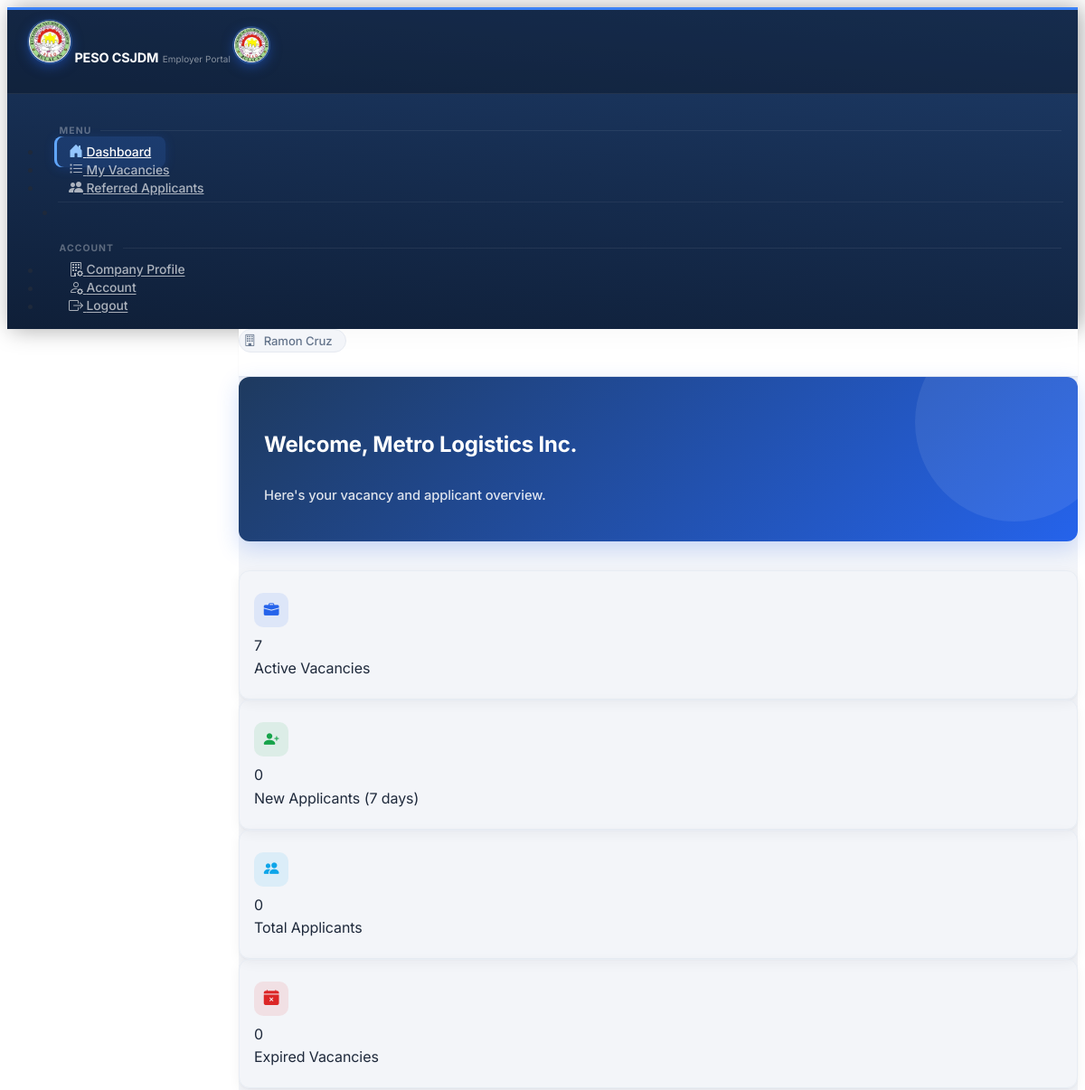
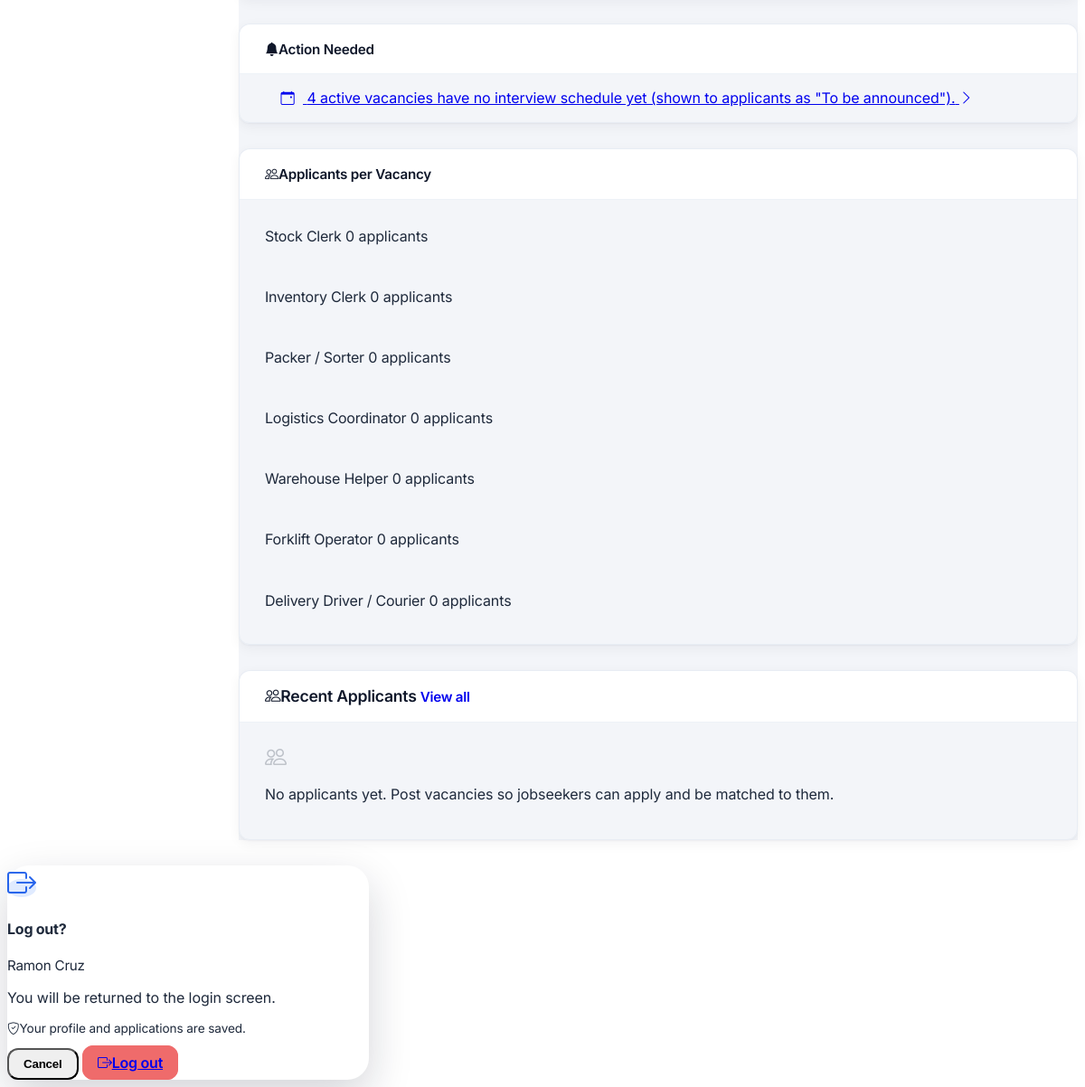
/employer/dashboard (signed in), run on the app's committed database (2 pictures, top to bottom).
### tables this page shows
CREATE TABLE employers (
            employer_id             INTEGER  PRIMARY KEY AUTOINCREMENT,
            user_id        INTEGER  UNIQUE NOT NULL,
            company_name   TEXT     NOT NULL,
            contact_person TEXT     NOT NULL,
            phone          TEXT,
            address        TEXT,
            is_approved    INTEGER  DEFAULT 0,
            created_at     DATETIME DEFAULT CURRENT_TIMESTAMP, tin TEXT, trade_name TEXT, location_type TEXT, employer_sector TEXT, employer_type TEXT, total_workforce TEXT, line_of_business TEXT, address_line TEXT, barangay TEXT, city TEXT, province TEXT, position TEXT, telephone TEXT, mobile TEXT, fax TEXT, profile_email TEXT, certified INTEGER DEFAULT 0, certified_at DATETIME, profile_completed INTEGER DEFAULT 0, approval_requested INTEGER DEFAULT 0,
            FOREIGN KEY (user_id) REFERENCES users(user_id)
        );

CREATE TABLE job_vacancies (
            vacancy_id                   INTEGER  PRIMARY KEY AUTOINCREMENT,
            employer_name        TEXT     NOT NULL,
            job_title            TEXT     NOT NULL,
            occupational_category TEXT    NOT NULL,
            is_local             INTEGER  DEFAULT 1,
            is_active            INTEGER  DEFAULT 1,
            created_at           DATETIME DEFAULT CURRENT_TIMESTAMP
        , employer_id INTEGER REFERENCES users(user_id), application_deadline DATE, req_gender TEXT DEFAULT 'Any', req_age_min INTEGER, req_age_max INTEGER, req_education TEXT, req_documents TEXT, req_experience_months INTEGER, salary_min INTEGER, salary_max INTEGER, salary_period TEXT, job_location TEXT, req_skills TEXT, requirements_deadline DATE, interview_date DATE, interview_time TEXT, interview_date_end DATE, interview_time_end TEXT, location_type TEXT, venue_address TEXT, max_applicants INTEGER);

### app.py (the view)
@app.route('/employer/dashboard')
@employer_required
def employer_dashboard():
    emp = _get_my_employer()
    if not emp or not emp['is_approved']:
        return redirect(url_for('employer_profile'))
    db  = get_db()
    uid = session['user_id']
    active_vac = db.execute(
        f'SELECT COUNT(*) FROM job_vacancies WHERE employer_id=? AND {OPEN_VACANCY_SQL}', (uid,)
    ).fetchone()[0]
    expired_vac = db.execute(
        f'SELECT COUNT(*) FROM job_vacancies WHERE employer_id=? AND is_active=1 AND {EXPIRED_SQL}', (uid,)
    ).fetchone()[0]
    total_referred = db.execute(
        'SELECT COUNT(*) FROM referrals r JOIN job_vacancies jv ON r.vacancy_id=jv.vacancy_id '
        "WHERE jv.employer_id=? AND r.status!='cancelled'", (uid,)
    ).fetchone()[0]
    new_this_week = db.execute(
        'SELECT COUNT(*) FROM referrals r JOIN job_vacancies jv ON r.vacancy_id=jv.vacancy_id '
        "WHERE jv.employer_id=? AND r.status!='cancelled' "
        "AND date(r.referred_at) >= date('now','+8 hours','-7 days')", (uid,)
    ).fetchone()[0]
    recent_referrals = db.execute('''
        SELECT r.referral_id, r.status, r.referred_at, r.suitability_score,
               a.first_name, a.last_name, jv.job_title
        FROM referrals r
        JOIN applicants a ON r.applicant_id=a.applicant_id
        JOIN job_vacancies jv ON r.vacancy_id=jv.vacancy_id
        WHERE jv.employer_id=?
        ORDER BY r.referred_at DESC LIMIT 5
    ''', (uid,)).fetchall()
    expiring_soon = db.execute('''
        SELECT jv.vacancy_id, jv.job_title, jv.application_deadline
        FROM job_vacancies jv
        WHERE jv.employer_id=? AND jv.is_active=1
          AND jv.application_deadline = date('now','+8 hours','+1 day')
        ORDER BY jv.job_title
    ''', (uid,)).fetchall()
    today = _today_ph()
    open_vacs = []
    for v in db.execute(
        "SELECT jv.*, (SELECT COUNT(*) FROM referrals r WHERE r.vacancy_id=jv.vacancy_id AND r.status != 'cancelled') AS applicants "
        f"FROM job_vacancies jv WHERE jv.employer_id=? AND {OPEN_VACANCY_SQL} "
        "ORDER BY jv.created_at DESC", (uid,)).fetchall():
        v = dict(v)
        v['interview'] = interview_text(v)
        last_day = v['interview_date_end'] or v['interview_date']
        v['interview_upcoming'] = bool(last_day and last_day >= today)
        open_vacs.append(v)
    upcoming = sorted([v for v in open_vacs if v['interview_upcoming']], key=lambda v: v['interview_date'])
    actions = []
    if expiring_soon:
        n = len(expiring_soon)
        actions.append(dict(icon='bi-hourglass-split', tone='warning', url=url_for('employer_vacancies'),
                            text=f"{n} vacanc{'y expires' if n == 1 else 'ies expire'} tomorrow. Extend the deadline if you still need applicants."))
    if new_this_week:
        actions.append(dict(icon='bi-person-plus-fill', tone='primary', url=url_for('employer_referred'),
                            text=f"{new_this_week} new applicant{'' if new_this_week == 1 else 's'} in the last 7 days to review."))
    no_sched = [v for v in open_vacs if not v['interview_date']]
    if no_sched:
        n = len(no_sched)
        actions.append(dict(icon='bi-calendar-event', tone='secondary', url=url_for('employer_vacancies'),
                            text=f"{n} active vacanc{'y has' if n == 1 else 'ies have'} no interview schedule yet (shown to applicants as \"To be announced\")."))
    return render_template('employer/dashboard.html', emp=emp,
                           active_vac=active_vac, expired_vac=expired_vac,
                           total_referred=total_referred, new_this_week=new_this_week,
                           recent_referrals=recent_referrals, expiring_soon=expiring_soon,
                           open_vacs=open_vacs, upcoming=upcoming, actions=actions)

### app.py (called while the page is built)
def get_db():
    if 'db' not in g:
        g.db = sqlite3.connect(DATABASE)
        g.db.row_factory = sqlite3.Row
        g.db.execute('PRAGMA foreign_keys = ON')
    return g.db

def _g(v, key):
    try:
        return v[key]
    except (KeyError, IndexError, TypeError):
        return None

def interview_text(v):
    def fmt_d(dt, year=True):
        return dt.strftime('%b %d, %Y' if year else '%b %d').replace(' 0', ' ')
    def fmt_t(x):
        return datetime.strptime(x, '%H:%M').strftime('%I:%M %p').lstrip('0')
    d1, d2 = _g(v, 'interview_date'), _g(v, 'interview_date_end')
    if not d1:
        return ''
    try:
        a1 = datetime.strptime(d1, '%Y-%m-%d')
        if d2 and d2 != d1:
            a2 = datetime.strptime(d2, '%Y-%m-%d')
            out = f"{fmt_d(a1, a1.year != a2.year)} \u2013 {fmt_d(a2)}"
        else:
            out = fmt_d(a1)
        t1, t2 = _g(v, 'interview_time'), _g(v, 'interview_time_end')
        if t1 and t2:
            out += f' \u00b7 {fmt_t(t1)} \u2013 {fmt_t(t2)}'
        elif t1:
            out += f' \u00b7 {fmt_t(t1)}'
    except ValueError:
        return ''
    return out

@app.before_request
def drop_stale_session():
    if 'user_id' in session and not (request.endpoint or '').startswith('static'):
        row = get_db().execute('SELECT is_active FROM users WHERE user_id=?', (session['user_id'],)).fetchone()
        if row is None or row['is_active'] == 0:
            session.clear()

@app.before_request
def csrf_same_origin_guard():
    if request.method in ('POST', 'PUT', 'PATCH', 'DELETE'):
        src = request.headers.get('Origin') or request.headers.get('Referer')
        if src:
            from urllib.parse import urlparse
            if urlparse(src).netloc != request.host:
                abort(403)

@app.after_request
def security_headers(resp):
    resp.headers.setdefault('X-Content-Type-Options', 'nosniff')
    resp.headers.setdefault('X-Frame-Options', 'SAMEORIGIN')
    resp.headers.setdefault('Referrer-Policy', 'same-origin')
    return resp

def role_required(*roles):
    def decorator(f):
        @wraps(f)
        def decorated(*args, **kwargs):
            if 'user_id' not in session:
                return redirect(url_for('login'))
            if session.get('role') not in roles:
                flash('You do not have permission to access this page.', 'danger')
                return redirect(_role_home())
            return f(*args, **kwargs)
        return decorated
    return decorator

### templates/employer/dashboard.html (shortened to what this page needs)
{% extends 'base_employer.html' %}
{% block content %}
<div class="emp-dash">
<div class="dash-welcome mb-4">
  <h4 class="fw-bold mb-1">Welcome, {{ emp.company_name }}</h4>
  <p class="mb-0 small">Here's your vacancy and applicant overview.</p>
</div>
<div class="row g-4 mb-4">
  <div class="col-6 col-lg-3">
    <div class="card kpi-card text-center p-3 h-100">
      <i class="bi bi-briefcase-fill kpi-icon" style="color:#2563eb;background:#2563eb1a;"></i>
      <div class="fw-bold fs-3 text-primary">{{ active_vac }}</div>
      <div class="text-muted small">Active Vacancies</div>
    </div>
  </div>
  <div class="col-6 col-lg-3">
    <div class="card kpi-card text-center p-3 h-100">
      <i class="bi bi-person-plus-fill kpi-icon" style="color:#16a34a;background:#16a34a1a;"></i>
      <div class="fw-bold fs-3 text-success">{{ new_this_week }}</div>
      <div class="text-muted small">New Applicants (7 days)</div>
    </div>
  </div>
  <div class="col-6 col-lg-3">
    <div class="card kpi-card text-center p-3 h-100">
      <i class="bi bi-people-fill kpi-icon" style="color:#0ea5e9;background:#0ea5e91a;"></i>
      <div class="fw-bold fs-3 text-info">{{ total_referred }}</div>
      <div class="text-muted small">Total Applicants</div>
    </div>
  </div>
  <div class="col-6 col-lg-3">
    <div class="card kpi-card text-center p-3 h-100">
      <i class="bi bi-calendar-x-fill kpi-icon" style="color:#dc2626;background:#dc26261a;"></i>
      <div class="fw-bold fs-3 {% if expired_vac %}text-danger{% else %}text-muted{% endif %}">{{ expired_vac }}</div>
      <div class="text-muted small">Expired Vacancies</div>
    </div>
  </div>
</div>
{% if actions %}
<div class="card mb-4 action-card">
  <div class="card-header bg-transparent fw-semibold"><i class="bi bi-bell-fill text-warning me-2"></i>Action Needed</div>
  <div class="card-body py-2">
    {% for a in actions %}
    <a href="{{ a.url }}" class="d-flex align-items-start gap-3 py-2 text-decoration-none text-reset {% if not loop.last %}border-bottom{% endif %}">
      <span class="action-dot bg-{{ a.tone }}-subtle text-{{ a.tone }}-emphasis"><i class="bi {{ a.icon }}"></i></span>
      <span class="small flex-grow-1" style="padding-top:.35rem;">{{ a.text }}</span>
      <i class="bi bi-chevron-right text-muted" style="padding-top:.4rem;"></i>
    </a>
    {% endfor %}
  </div>
</div>
{% endif %}
<div class="row g-4 mb-4">
  <div class="col-12">
    <div class="card h-100">
      <div class="card-header bg-transparent fw-semibold"><i class="bi bi-people text-primary me-2"></i>Applicants per Vacancy</div>
      <div class="card-body">
        {% if open_vacs %}
        {% for v in open_vacs %}
        <div class="py-2 {% if not loop.last %}border-bottom{% endif %}">
          <div class="d-flex justify-content-between align-items-center gap-2">
            <span class="fw-semibold small text-truncate">{{ v.job_title }}</span>
            <span class="small text-muted flex-shrink-0">{{ v.applicants }} applicant{{ '' if v.applicants == 1 else 's' }}</span>
          </div>
        </div>
        {% endfor %}
        {% else %}
        <div class="text-center text-muted py-3 small">
          <i class="bi bi-list-task" style="font-size:1.5rem;opacity:.25;"></i>
          <p class="mt-2 mb-0">No open vacancies. Post a vacancy from My Vacancies.</p>
        </div>
        {% endif %}
      </div>
    </div>
  </div>
</div>
<div class="row g-4">
  <div class="{% if expiring_soon %}col-lg-7{% else %}col-12{% endif %}">
    <div class="card h-100 recent-card">
      <div class="card-header bg-transparent fw-semibold d-flex justify-content-between align-items-center">
        <span><i class="bi bi-people text-primary me-2"></i>Recent Applicants</span>
        <a href="{{ url_for('employer_referred') }}" class="small text-primary">View all</a>
      </div>
      <div class="card-body">
        {% if recent_referrals %}
        {% for r in recent_referrals %}
        <a href="{{ url_for('employer_referred_detail', rid=r.referral_id) }}"
           class="d-flex align-items-center gap-2 py-2 text-decoration-none text-reset {% if not loop.last %}border-bottom{% endif %}">
          <div class="d-flex align-items-center justify-content-center flex-shrink-0 rounded-circle"
               style="width:32px;height:32px;background:#eff6ff;font-size:.7rem;font-weight:700;color:#2563eb;">
            {{ r.first_name[0]|upper }}{{ r.last_name[0]|upper }}
          </div>
          <div class="flex-grow-1 overflow-hidden">
            <div class="fw-semibold small text-truncate">{{ r.first_name }} {{ r.last_name }}</div>
            <div class="text-muted" style="font-size:.72rem;">{{ r.job_title }} · {{ r.referred_at|friendly_dt }}</div>
          </div>
          {% if r.suitability_score is not none %}
          <span class="badge bg-primary-subtle text-primary-emphasis flex-shrink-0" style="font-size:.65rem;">{{ '%.0f'|format(r.suitability_score * 100) }}% match</span>
          {% endif %}
          {% if r.status == 'cancelled' %}
          <span class="badge bg-danger-subtle text-danger-emphasis flex-shrink-0" style="font-size:.65rem;">Withdrawn</span>
          {% endif %}
        </a>
        {% endfor %}
        {% else %}
        <div class="text-center text-muted py-3 small">
          <i class="bi bi-people" style="font-size:1.5rem;opacity:.25;"></i>
          <p class="mt-2 mb-0">No applicants yet. Post vacancies so jobseekers can apply and be matched to them.</p>
        </div>
        {% endif %}
      </div>
    </div>
  </div>
</div>
</div>
{% endblock %}

### data on the page
employers: company_name "Metro Logistics Inc."
job_vacancies: job_title "Stock Clerk", applicants "0", applicants "s"
job_vacancies: job_title "Inventory Clerk", applicants "0", applicants "s"
job_vacancies: job_title "Packer / Sorter", applicants "0", applicants "s"
job_vacancies: job_title "Logistics Coordinator", applicants "0", applicants "s"
job_vacancies: job_title "Warehouse Helper", applicants "0", applicants "s"
job_vacancies: job_title "Forklift Operator", applicants "0", applicants "s"
job_vacancies: job_title "Delivery Driver / Courier", applicants "0", applicants "s"

### other printed values
{{ session.get('full_name', 'Employer') }} "Ramon Cruz"
{{ active_vac }} "7"
{{ new_this_week }} "0"
{{ total_referred }} "0"
{{ expired_vac }} "0"
{{ a.text }} "4 active vacancies have no interview schedule yet (shown to applicants as \"To be announced\")."
{{ session.get('full_name') }} "Ramon Cruz"
